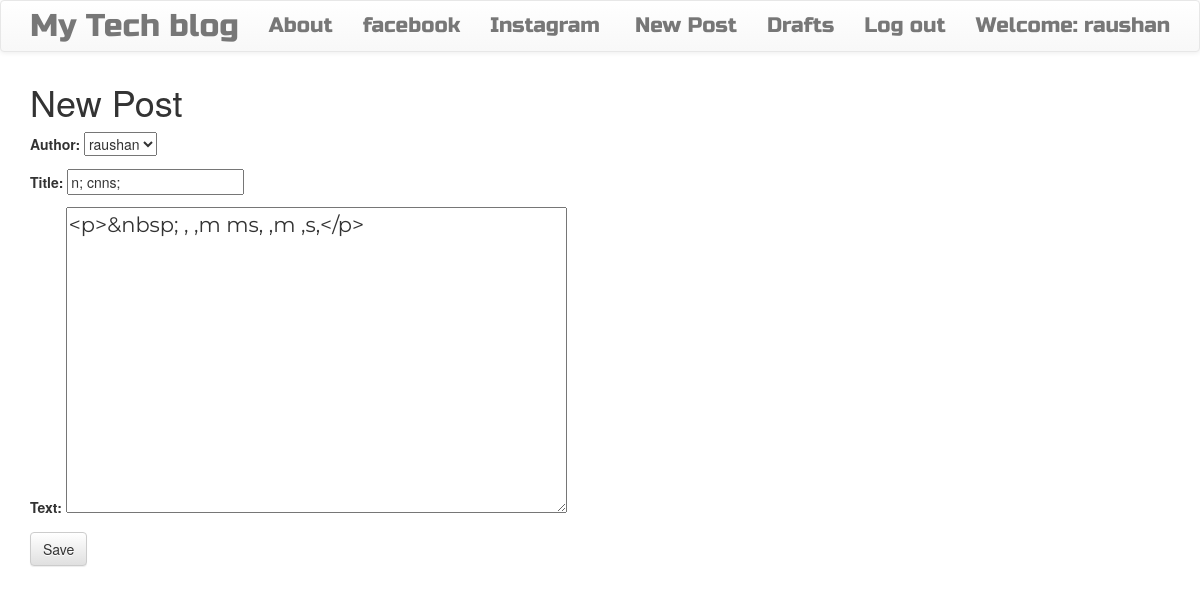
The app's page /post/5/edit/ (signed in) with its own data.
### blog/models.py (models this page shows, shortened)
class Post(models.Model):
    author = models.ForeignKey('auth.User')
    title = models.CharField(max_length=200)
    text = models.TextField()
    created_date = models.DateTimeField(default=timezone.now)
    published_date = models.DateTimeField(blank=True, null=True)

### blog/views.py (the view)
# urls.py: url(r'^post/(?P<pk>\d+)/edit/$',views.PostUpdateView.as_view(),name='post_edit'),
class PostUpdateView(LoginRequiredMixin,UpdateView):
    login_url='/login/'
    redirect_field_name='blog/post_detail.html'
    form_class=PostForm
    model=Post

### blog/forms.py
class PostForm(forms.ModelForm):
    class Meta():
        model=Post
        fields=('author','title','text')
        widgets={
            'title':forms.TextInput(attrs={'class':'textinputclass'}),
            'text':forms.Textarea(attrs={'class':'editable medium-editor-textarea postcontent'})
        }

### blog/templates/blog/post_form.html (shortened to what this page needs)
{% extends "blog/base.html" %}
{%block content %}
<h1>New Post</h1>
<form class="post-form" method="post">
  {{form.as_p}}
  <button type="submit" class='save btn btn-default'>Save</button>
</form>
{% endblock %}

### blog/templates/blog/base.html (shortened to what this page needs)
<!DOCTYPE html>
{% load staticfiles %}
<html>
    <head>
        <link rel="stylesheet" href="https://maxcdn.bootstrapcdn.com/bootstrap/3.3.7/css/bootstrap.min.css">
        <link rel="stylesheet" href="https://maxcdn.bootstrapcdn.com/bootstrap/3.3.7/css/bootstrap-theme.min.css">
        <link rel="stylesheet" href="//cdn.jsdelivr.net/medium-editor/latest/css/medium-editor.min.css" type="text/css" media="screen" charset="utf-8">
        <link rel="stylesheet" href="{% static 'css/blog.css' %}">
<body class='loader back'>
  <nav class="navbar navbar-default techfont custom-navbar">
    <div class="container">
      <ul class="nav navbar-nav">
        <li><a class='navbar-brand bigbrand' href="{% url 'post_list' %}">My Tech blog</a></li>
        <li><a href="{% url 'about'%}">About</a></li>
        <li><a href="https://www.facebook.com">facebook</a></li>
        <li><a href="https://www.instagram.com">Instagram</a></li>
      </ul>
      <ul class="nav navbar-nav navbar-right">
        {% if user.is_authenticated %}
        <li>
          <a href="{% url 'post_new' %}">New Post</a>
        </li>
        <li>
          <a href="{% url 'post_draft_list' %}">Drafts</a>
        </li>
        <li>
          <a href="{% url 'logout' %}" >Log out</a>
        </li>
        <li>
          <a >Welcome: {{ user.username }}</a>
        </li>
          {% else %}
          <li><a class='nav navbar-right' href="{% url 'login' %}" ><span class="glyphicon glyphicon-user"></span></a></li>
        {% endif %}
      </ul>
  </div>
</nav>
        <div class="content container">
            <div class="row">
                <div class="col-md-8">
                  <div class="blog_posts">
                    {% block content %}
                    {% endblock %}
                  </div>
                </div>
            </div>
        </div>
</body>
</html>

### blog/static/css/blog.css (style rules this page uses)
.techfont { font-family: 'Russo One', sans-serif; font-size: 1.5em; margin-bottom: 10px; }
.postcontent { font-family: 'Montserrat'; font-size: 1.5em; }
.bigbrand { font-size: 1.5em; }
.loader { filter:hue-rotate(0deg); color: linear-gradient(45deg,#0f8,#08f); animation:hue 5000ms infinite linear; }

### records on screen
Post: author "raushan", title "n; cnns;", text "<p>&nbsp; , ,m ms, ,m ,s,</p>"

### other values on screen
{{ user.username }} "raushan"
